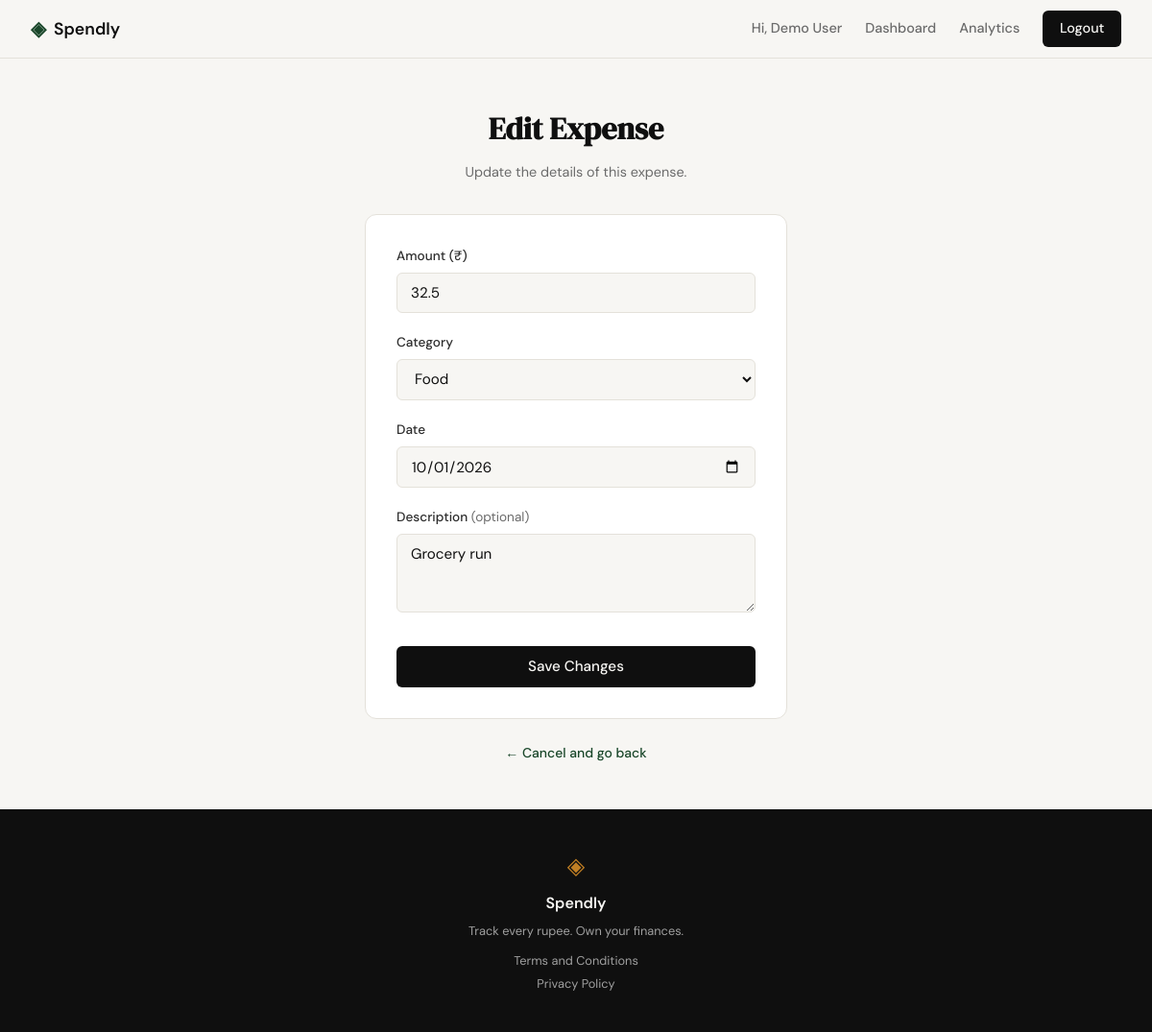
The app's page /expenses/1/edit (signed in), older data.
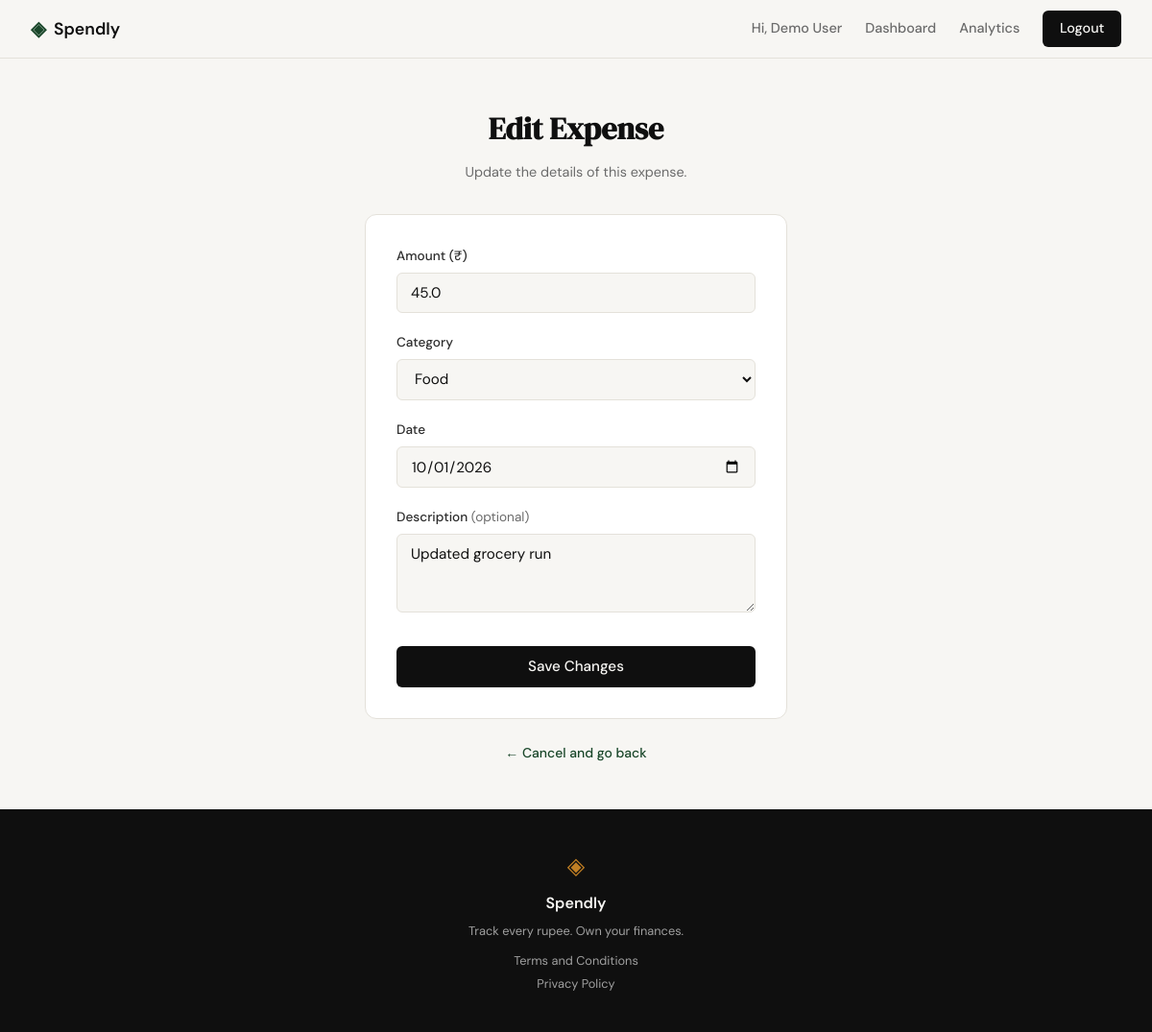
The same page, newer data.
### tables this page shows
CREATE TABLE expenses (
                id          INTEGER PRIMARY KEY AUTOINCREMENT,
                user_id     INTEGER NOT NULL,
                amount      REAL    NOT NULL,
                category    TEXT    NOT NULL,
                date        TEXT    NOT NULL,
                description TEXT,
                created_at  TEXT    NOT NULL DEFAULT (datetime('now')),
                FOREIGN KEY (user_id) REFERENCES users(id) ON DELETE CASCADE
            );

### app.py (the view, shortened to what this page needs)
@app.route("/expenses/<int:id>/edit", methods=["GET", "POST"])
def edit_expense(id):
    if not session.get("user_id"):
        flash("Please sign in.")
        return redirect(url_for("login"))
    expense = get_expense_by_id(id)
    if expense is None:
        abort(404)
    if expense["user_id"] != session["user_id"]:
        abort(403)
    if request.method == "GET":
        return render_template("edit_expense.html",
                               expense=expense,
                               categories=CATEGORIES)

### database/db.py (called while the page is built)
def get_db():
    conn = sqlite3.connect(DATABASE_PATH)
    conn.row_factory = sqlite3.Row
    conn.execute("PRAGMA foreign_keys = ON")
    return conn

def get_expense_by_id(expense_id):
    with get_db() as conn:
        return conn.execute(
            "SELECT * FROM expenses WHERE id = ?", (expense_id,)
        ).fetchone()

### templates/edit_expense.html (shortened to what this page needs)
{% extends "base.html" %}
{% block content %}
<section class="auth-section">
  <div class="auth-container">
    <div class="auth-header">
      <h1 class="auth-title">Edit Expense</h1>
      <p class="auth-subtitle">Update the details of this expense.</p>
    </div>
    <div class="auth-card">
      <form method="post" action="{{ url_for('edit_expense', id=expense['id']) }}">
        <div class="form-group">
          <label for="amount">Amount (₹)</label>
          <input type="number" id="amount" name="amount"
                 class="form-input"
                 step="0.01" min="0.01"
                 placeholder="0.00"
                 value="{{ form.amount if form else expense['amount'] }}"
                 required>
        </div>
        <div class="form-group">
          <label for="category">Category</label>
          <select id="category" name="category" class="form-input" required>
            {% for cat in categories %}
              <option value="{{ cat }}"
                {% if form %}
                  {% if form.category == cat %}selected{% endif %}
                {% else %}
                  {% if expense['category'] == cat %}selected{% endif %}
                {% endif %}>
                {{ cat }}
              </option>
            {% endfor %}
          </select>
        </div>
        <div class="form-group">
          <label for="date">Date</label>
          <input type="date" id="date" name="date"
                 class="form-input"
                 value="{{ form.date if form else expense['date'] }}"
                 required>
        </div>
        <div class="form-group">
          <label for="description">Description <span style="color: var(--ink-muted); font-weight: 400;">(optional)</span></label>
          <textarea id="description" name="description"
                    class="form-input"
                    rows="3"
                    maxlength="200"
                    placeholder="What was this expense for?">{{ form.description if form else (expense['description'] or '') }}</textarea>
        </div>
        <button type="submit" class="btn-submit">Save Changes</button>
      </form>
    </div>
    <p class="auth-switch">
      <a href="{{ url_for('profile') }}">← Cancel and go back</a>
    </p>
  </div>
</section>
{% endblock %}

Row changes from the older to the newer data that the page shows:
changed expenses "Food": amount "32.5" → "45.0"; description "Grocery run" → "Updated grocery run"
